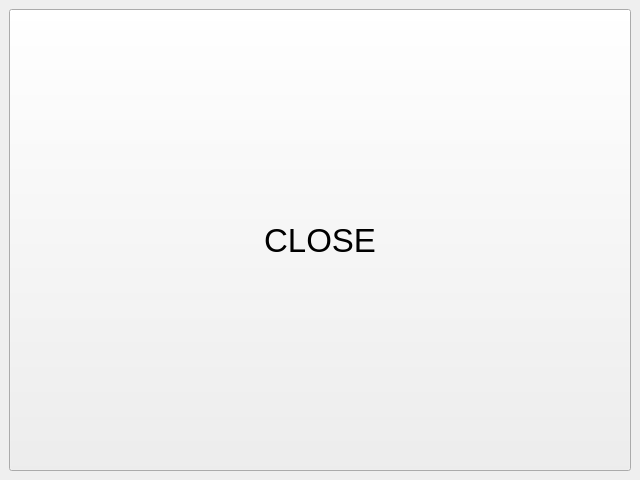
<?xml version="1.0" encoding="UTF-8"?>
<ui version="4.0">
 <class>MainLabelingWindow</class>
 <widget class="QMainWindow" name="MainLabelingWindow">
  <property name="geometry">
   <rect>
    <x>0</x>
    <y>0</y>
    <width>640</width>
    <height>480</height>
   </rect>
  </property>
  <property name="font">
   <font>
    <pointsize>6</pointsize>
   </font>
  </property>
  <property name="windowTitle">
   <string>ALJI Label Helper Task</string>
  </property>
  <widget class="QWidget" name="centralwidget">
   <layout class="QGridLayout" name="gridLayout_2">
    <item row="0" column="0">
     <widget class="QPushButton" name="pushButton">
      <property name="sizePolicy">
       <sizepolicy hsizetype="Minimum" vsizetype="Preferred">
        <horstretch>0</horstretch>
        <verstretch>0</verstretch>
       </sizepolicy>
      </property>
      <property name="font">
       <font>
        <pointsize>25</pointsize>
       </font>
      </property>
      <property name="text">
       <string>CLOSE</string>
      </property>
     </widget>
    </item>
   </layout>
  </widget>
  <widget class="QMenuBar" name="menubar">
   <property name="geometry">
    <rect>
     <x>0</x>
     <y>0</y>
     <width>640</width>
     <height>17</height>
    </rect>
   </property>
  </widget>
 </widget>
 <resources/>
 <connections>
  <connection>
   <sender>pushButton</sender>
   <signal>clicked()</signal>
   <receiver>MainLabelingWindow</receiver>
   <slot>close()</slot>
   <hints>
    <hint type="sourcelabel">
     <x>361</x>
     <y>202</y>
    </hint>
    <hint type="destinationlabel">
     <x>419</x>
     <y>-14</y>
    </hint>
   </hints>
  </connection>
 </connections>
</ui>
